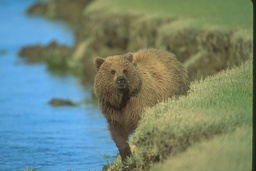
#> input picture input/100099.jpg, 256 x 171 px, shrunk from 481 x 321 before the run; its folder holds only this picture in this run
$ python __main__.py
#> lines starting #> are read from the running program, lines starting #| are printed output that depends on the picture; long printed decimals are rounded
### mean_shift.py
import cv2
import numpy as np
import Tools
from Tools.StpCriteria import StpCrit

def custom_stopping_criterion(prev_shift, current_shift, threshold):
    return StpCrit(prev_shift,current_shift,threshold)
def mean_shift_custom_stopping(image, sp, sr, threshold):
    # Inicia la iteración
    prev_shift = np.ones_like(image, dtype=np.float32)
    #np.zeros_like(image, dtype=np.float32)
    current_shift = image

    while not custom_stopping_criterion(prev_shift, current_shift, threshold):

        # Actualiza prev_shift para la próxima iteración
        prev_shift = current_shift.copy()

        # Aplica Mean Shift
        current_shift = cv2.pyrMeanShiftFiltering(prev_shift, sp=sp, sr=sr)


    return current_shift


def apply_mean_shift(imageDirectory,outputDir):
#> called with imageDirectory = './input/100099.jpg', outputDir = './output/100099.jpg'
    image = cv2.imread(imageDirectory)
#> image is the input picture: shape (171, 256, 3); mean B, G, R 119.8, 133.5, 113

    # Parámetros de Mean Shift y criterio de parada
    spatial_radius = 15
    color_radius = 12
    convergence_threshold = 0.5
    # Aplica Mean Shift con criterio de parada personalizado
    result_image = mean_shift_custom_stopping(image, sp=spatial_radius, sr=color_radius, threshold=convergence_threshold)
    # Muestra la imagen resultante
    # cv2.imshow('Segmented Image', result_image)
    cv2.imwrite(outputDir, result_image)
    cv2.waitKey(0)
    cv2.destroyAllWindows()

### Tools/AbelianGroup.py
import cv2
import numpy as np

def Sum(A, B):
    # Ejemplo de operación Sum en dos arrays tridimensionales
    return np.minimum((A + B) % 256, (-(A + B)) % 256)


def ImgDif(A, B):
    height, width, channels = A.shape
#> height = 171; width = 256; channels = 3
    B = -B
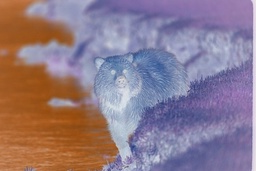
#> B: shape (171, 256, 3); mean of channels 0, 1, 2 136.2, 122.5, 143; drawn as B, G, R
    # Crear una matriz de ceros (imagen en negro)
    image =np.minimum((A + B) % 256, (-(A + B)) % 256)
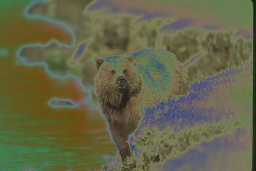
#> image: shape (171, 256, 3) float32; mean of channels 0, 1, 2 72.7, 101.5, 101.1; drawn as B, G, R
    # Construir la imagen píxel a píxel
    cv2.imwrite("imSum.png", image)
    return cv2.imread("imSum.png")

### Tools/AuxFunc.py
import cv2
import numpy as np
from Tools.AbelianGroup import *

def E(image):
    # Convertir la imagen a escala de grises
    gray_image = cv2.cvtColor(image, cv2.COLOR_BGR2GRAY)
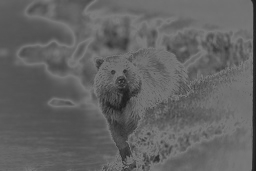
#> gray_image: shape (171, 256); min 26, max 125, mean 98.1
    linialgi = gray_image.flatten()
    # Calcular el histograma de la imagen
    hist, _ = np.histogram(linialgi, bins=256, range=[0,256])

    # Calcular la probabilidad de cada nivel de intensidad
    prob = hist / np.sum(hist)

    # Eliminar ceros para evitar problemas con el logaritmo
    prob = prob[prob > 0]

    # Calcular la entropía de Shannon
    entropy = -np.sum(prob * np.log2(prob))
#> entropy = 5.74

    return entropy

def Ep(image):
    # Convertir la imagen a escala de grises
    gray_image = cv2.cvtColor(image, cv2.COLOR_BGR2GRAY)

    # Calcular el histograma y las probabilidades de la imagen
    hist, _ = np.histogram(gray_image.flatten(), bins=256, range=[0,256])
    prob = hist / np.sum(hist)

    # Calcular la esperanza (suma ponderada)
    result = np.sum(prob * np.arange(256))
#> result = 98.1

    return result


def C(A, B):
    return E(ImgDif(A,B))
def D(A, B):
    return Ep(ImgDif(A,B))

def H(A,B):
    return (C(A,B) + 5*D(A,B))/2

### Tools/StpCriteria.py
import cv2
import numpy as np
from Tools.AuxFunc import *

def StpCrit(A, B, e):
    k =H(A, B)
#> k = 248.1
    print(k)
#| 248.118
    return k <= e


### __main__.py
from mean_shift import apply_mean_shift
from os import listdir

images = listdir('./input')

for image in images:
     apply_mean_shift('./input/'+image,'./output/'+image)
#> the loop in mean_shift_custom_stopping, `while not custom_stopping_criterion(prev_shift, current_shift, thresho..` made 63 passes
#| 9.752
#| 7.148
#| 4.437
#| 3.042
#| 2.436
#| 1.970
#| 1.439
#| 1.274
#> (further printed lines are left out)
#> after the loop in mean_shift_custom_stopping, `while not custom_stopping_criterion(prev_shift, current_shift, thresho..`:
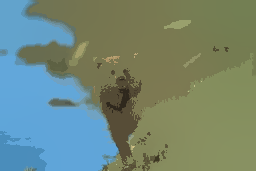
#> prev_shift: shape (171, 256, 3); mean B, G, R 120, 134.8, 113.6
